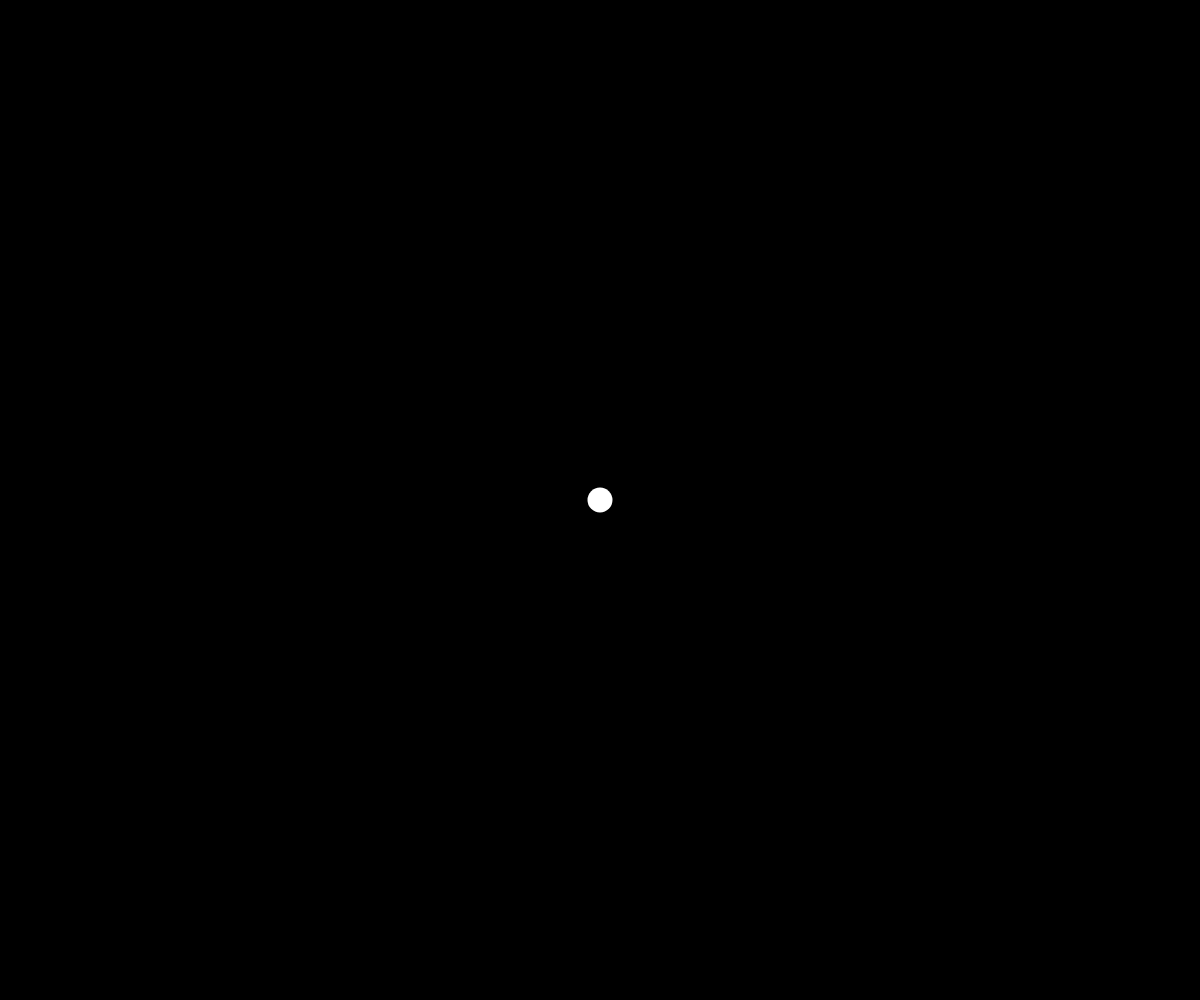
Frame 1 (no input)
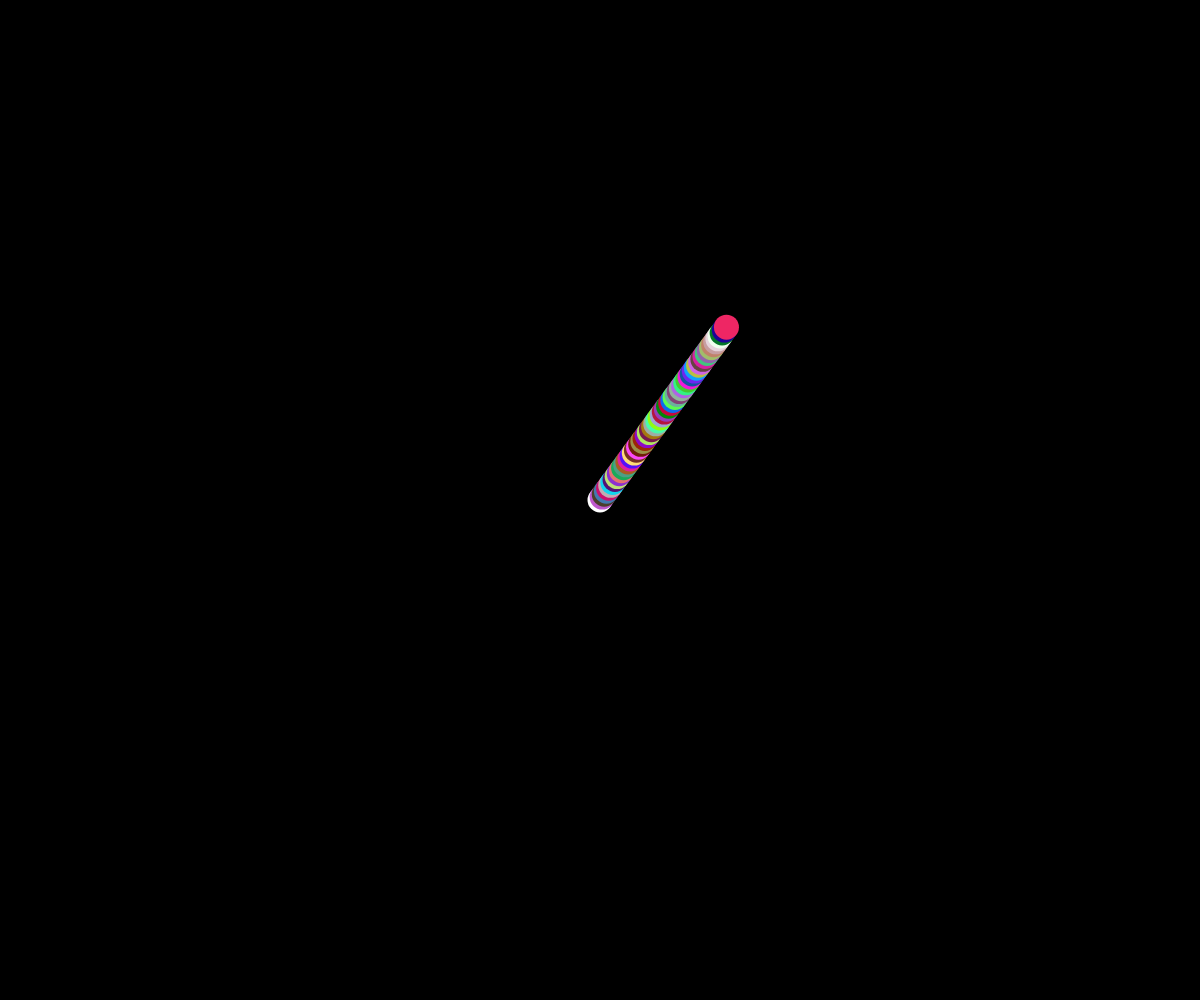
Frame 60 (no input)
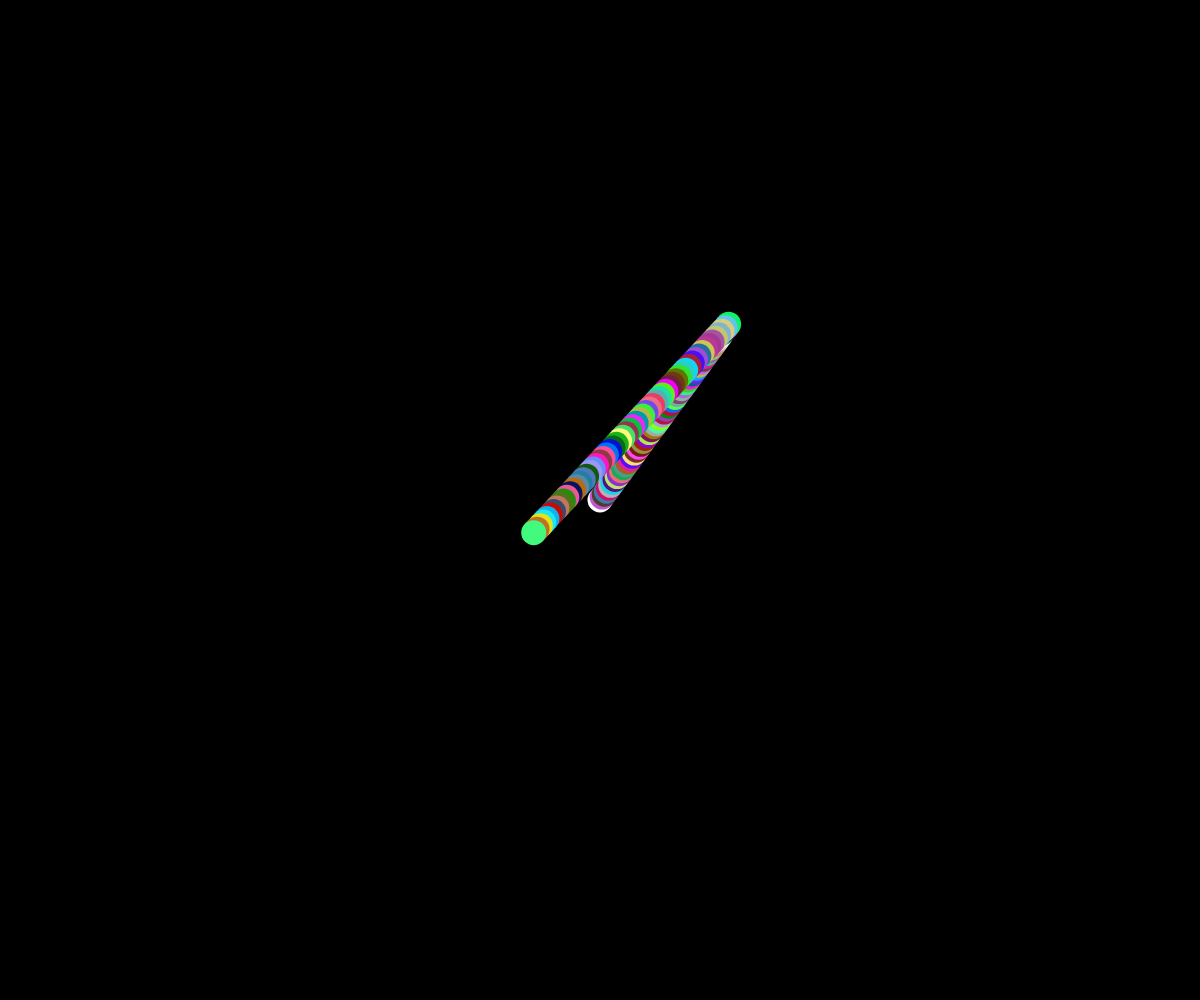
Frame 120 (the mouse pressed at the canvas centre since frame 60)

The p5.js sketch that drew these frames (run headless with seeded random() and noise() and a simulated clock; from frame 60 on, the mouse is pressed at the canvas centre):

// p5.js sketch
// ── sketch.js
// Project Title
// Your Name
// Date
//
// Extra for Experts:
// - describe what you did to take this project "above and beyond"


let x,y;
let xSpeed, ySpeed;

function setup() {
  createCanvas(windowWidth, windowHeight);
  x = width/2;
  y = height/2;
  xSpeed = random(-5,5);
  ySpeed = random(-5,5); 
  background(0);
  noStroke();
}

function draw() {
 //background(225);
  ellipse(x, y, 25,25);
  x += xSpeed;
  y += ySpeed;
  fill(random(255),random(255),random(255));

  if(x < 0 || x > width){
    xSpeed *= -1;
  }
  if(y < 0 || y > height){
    ySpeed *= -1;
  }
}

function mousePressed(){
  xSpeed = random(-5,5);
  ySpeed = random(-5,5); 
}

function mouseReleased(){
  fill(0, 255, 0)
}
